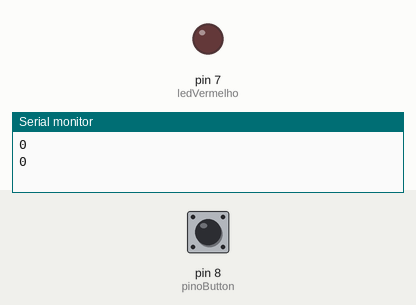
Recording of a sketch running on a simulated Arduino Uno, built with avr-gcc and run on an emulated ATmega328P. Parts: output pins drawn as LEDs (lit = HIGH), the last lines printed to the serial monitor. Inputs (shaded band) come from the test bench; at power-on: pin 8 (pinoButton) LOW.

Above: at 2.2 s.
2.3 s: pin 8 (pinoButton) pulled HIGH for 3.2 s
At 5.5 s:
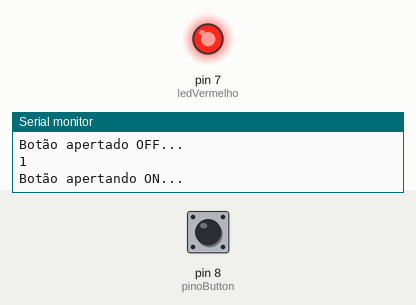
7.0 s: pin 8 (pinoButton) pulled HIGH for 0.4 s
At 8.3 s:
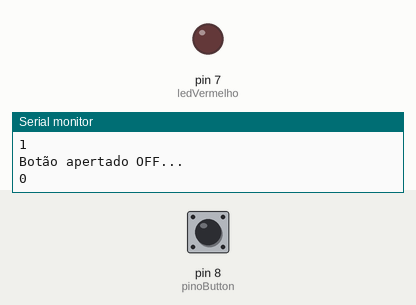
8.9 s: pin 8 (pinoButton) pulled HIGH for 1 s
At 9.8 s:
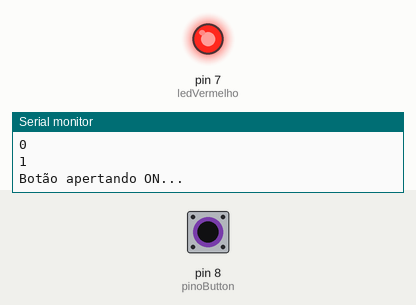
Timing chart, 0 to 11.9 s (numbered marks = the images above; inputs shaded):
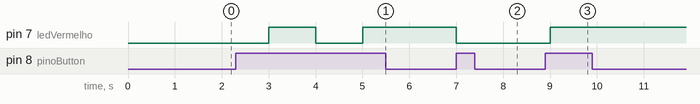

The sketch:

arquivo_tinkercad.ino
```cpp
#define pinoButton 8 /* Declaração da Constante que armazena o pino do pushbutton*/
bool status = false;/*Declaração de Variável do Botão */
int ledVermelho = 7;

void setup() {
  pinMode(pinoButton, INPUT); // Definir a modalidade do Pino
  pinMode(ledVermelho, OUTPUT);
  Serial.begin(9600); //Começa a Comunicação com o Serial Monitor

 delay(1000); //parada estratégica

}
void loop() {

  Serial.println(digitalRead(pinoButton)); //Lendo o Pino Digital através da Constante

  if(digitalRead(pinoButton) == 1 && status == false){
    Serial.println("Botão apertando ON... ");
    status = true;
    digitalWrite(ledVermelho, HIGH);
  }
  else if(digitalRead(pinoButton) == 1 && status == true) {
    Serial.println("Botão apertado OFF...");
    status = false;
    digitalWrite(ledVermelho, LOW);
  }
  delay(1000); //Parada estratégica
}
```

Measured:
- after the input at 2.3 s, pin 7 (ledVermelho): LOW → HIGH after 0.70 s, → LOW 1.0 s later, → HIGH 1.0 s later
- after the input at 7.0 s, pin 7 (ledVermelho): HIGH → LOW at once
- after the input at 8.9 s, pin 7 (ledVermelho): LOW → HIGH after 0.10 s
